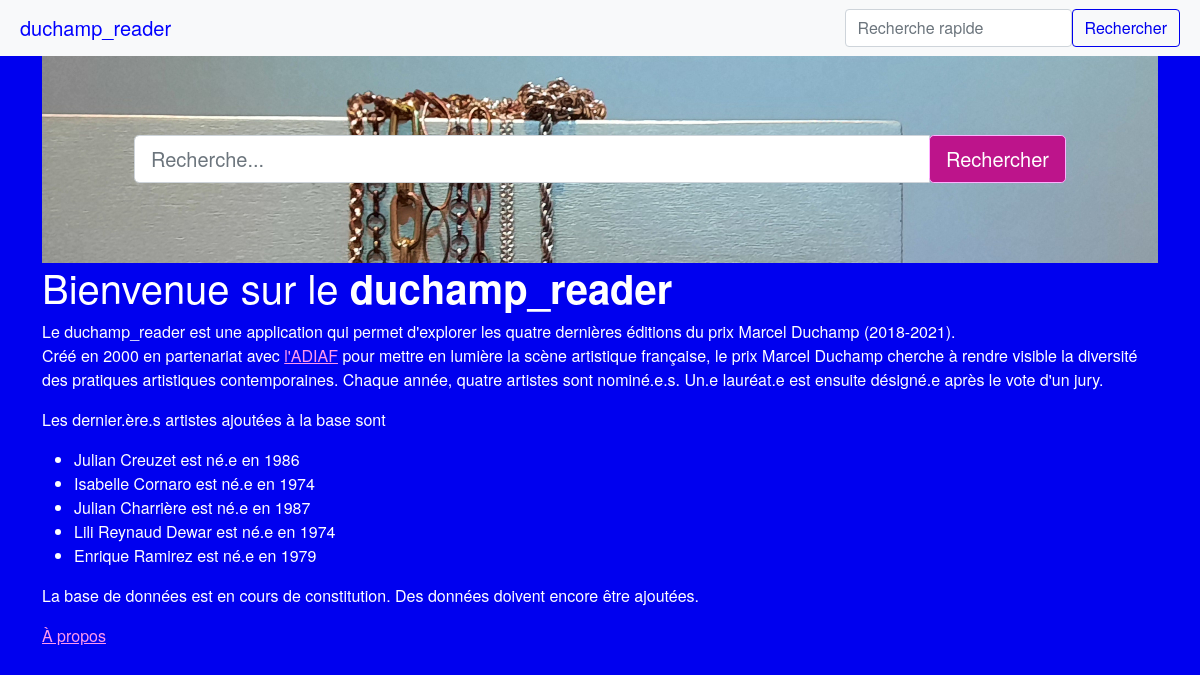
The page / on the database its author committed.
### duchamp_reader/modeles/classes_generic.py (models this page shows, shortened)
class Artiste(db.Model):
    __tablename__ = "artiste"
    id = db.Column(db.Integer, unique=True, nullable=False, primary_key=True, autoincrement=True)
    nom = db.Column(db.Text, nullable=False)
    prenom = db.Column(db.Text, nullable=False)
    annee_naissance = db.Column(db.Integer) #format YYYY
    genre = db.Column(db.String(1)) # H : homme, F : femme, A : autre/non-binaire
    id_ville_naissance = db.Column(db.Integer, db.ForeignKey("ville.id"))
    id_ville_residence = db.Column(db.Integer, db.ForeignKey("ville.id"))
    authorships = db.relationship("AuthorshipArtiste", back_populates="artiste")
    represents = db.relationship("RelationRepresente", back_populates="artiste")
    ville_naissance = db.relationship("Ville", foreign_keys=[id_ville_naissance],
                                      backref="artistes_ville_naissance", uselist=False)
    ville_residence = db.relationship("Ville", foreign_keys=[id_ville_residence],
                                      backref="artistes_ville_residence", uselist=False)
    nomination = db.relationship("Nomination", back_populates="artiste", uselist=False)

### duchamp_reader/routes.py (the view)
@app.route("/")
def accueil():
    artistes = Artiste.query.order_by(Artiste.id.desc()).limit(5).all()
    return render_template("pages/accueil.html", artistes=artistes)

### duchamp_reader/templates/pages/accueil.html (shortened to what this page needs)
{% extends "conteneur.html" %}
{% block homesearch %}
    {% include "partials/recherche.html" %}
{% endblock %}
{% block corps %}
    <h1>Bienvenue sur le <strong>duchamp_reader</strong></h1>
    <p>Le duchamp_reader est une application qui permet d'explorer les quatre dernières
        éditions du prix Marcel Duchamp (2018-2021).<br>
        Créé en 2000 en partenariat avec <a href="https://www.adiaf.com/">l'ADIAF</a>
        pour mettre en lumière la scène artistique française, le prix Marcel Duchamp cherche
        à rendre visible la diversité des pratiques artistiques contemporaines. Chaque année,
        quatre artistes sont nominé.e.s. Un.e lauréat.e est ensuite désigné.e après le vote
        d'un jury.</p>
    {% if artistes %}
        <p>Les dernier.ère.s artistes ajoutées à la base sont</p>
        <ul>
        {% for artiste in artistes %}
            <li>{{artiste.prenom}} {{artiste.nom}} est né.e en {{artiste.annee_naissance}}</li>
        {% endfor %}
        </ul>
    {% endif %}
    {% if nomination %}
        <p>Les dernier.ère.s nominé.e.s au prix Marcel Duchamp sont :</p>
        <ul>
        {% for nomination in nominations %}
            <li><a href="{{url_for('nomination', nomin_id=nomination.id)}}"></a>
                {{nomination.annee}} : {{artiste.prenom}}{{artiste.nom}}
            </li>
            <!-- ce qu'il se passe au dessus : je crée un renvoi vers la fonction nomination(),
            qui affichera une page complète d'info pour une nomination ; on s'assurera qu'on renvoie vers la bonne nomination avec nomination.id .
            comme contenu à afficher : l'année de nomination : prénom et nom de l'artiste (avec nomination et artiste 2 variables qu'il faudra
            créer pour la fonction accueil(); pour artiste, il faudra faire la jointure avec la table nomination dans accueil()-->
        </ul>
        {% endfor %}
    {% else %}
        <p>La base de données est en cours de constitution. Des données doivent encore être ajoutées.</p>
    {% endif %}
    <a href="{{url_for('about')}}">À propos</a>
{% endblock %}

### duchamp_reader/templates/conteneur.html (shortened to what this page needs)
<!DOCTYPE html>
<html lang="fr">
    <head>
        {% include "partials/css.html" %}
    </head>
    <body>
        <div class="container">
            <nav class="navbar navbar-expand-md navbar-light bg-light fixed-top">
                <a class="navbar-brand" href="{{ url_for('accueil') }}">duchamp_reader</a>
                <form class="form-inline" action="{{url_for('recherche')}}" method="GET">
                    <input class="form-control" name="keyword" type="search" placeholder="Recherche rapide" aria-label="Recherche">
                    <button class="btn btn-outline-info" type="submit">Rechercher</button>
                </form>
            </nav>
            {% block homesearch %}{% endblock %}
            <div class="row">
                <div class="col">
                    {% block corps %}{% endblock %}
                </div>
            </div>
    </body>
</html>

### duchamp_reader/templates/partials/css.html
<link rel="stylesheet" type="text/css" href="../../static/css/bootstrap.css">

### duchamp_reader/templates/partials/recherche.html
<div class="hero jumbotron">
  <div class="container">
    <form class="form" action="{{url_for('recherche')}}" method='GET'>
      <div class="input-group">
        <input type="search" name="keyword" class="form-control form-control-lg" type="text" placeholder="Recherche...">
        <span class="input-group-btn">
          <button class="btn btn-primary btn-lg" href="#" role="button">Rechercher</button>
        </span>
      </div>
    </form>
  </div>
</div>
</html>

### rows shown on the page
Artiste: prenom "Julian", nom "Creuzet", annee_naissance "1986"
Artiste: prenom "Isabelle", nom "Cornaro", annee_naissance "1974"
Artiste: prenom "Julian", nom "Charrière", annee_naissance "1987"
Artiste: prenom "Lili", nom "Reynaud Dewar", annee_naissance "1974"
Artiste: prenom "Enrique", nom "Ramirez", annee_naissance "1979"
